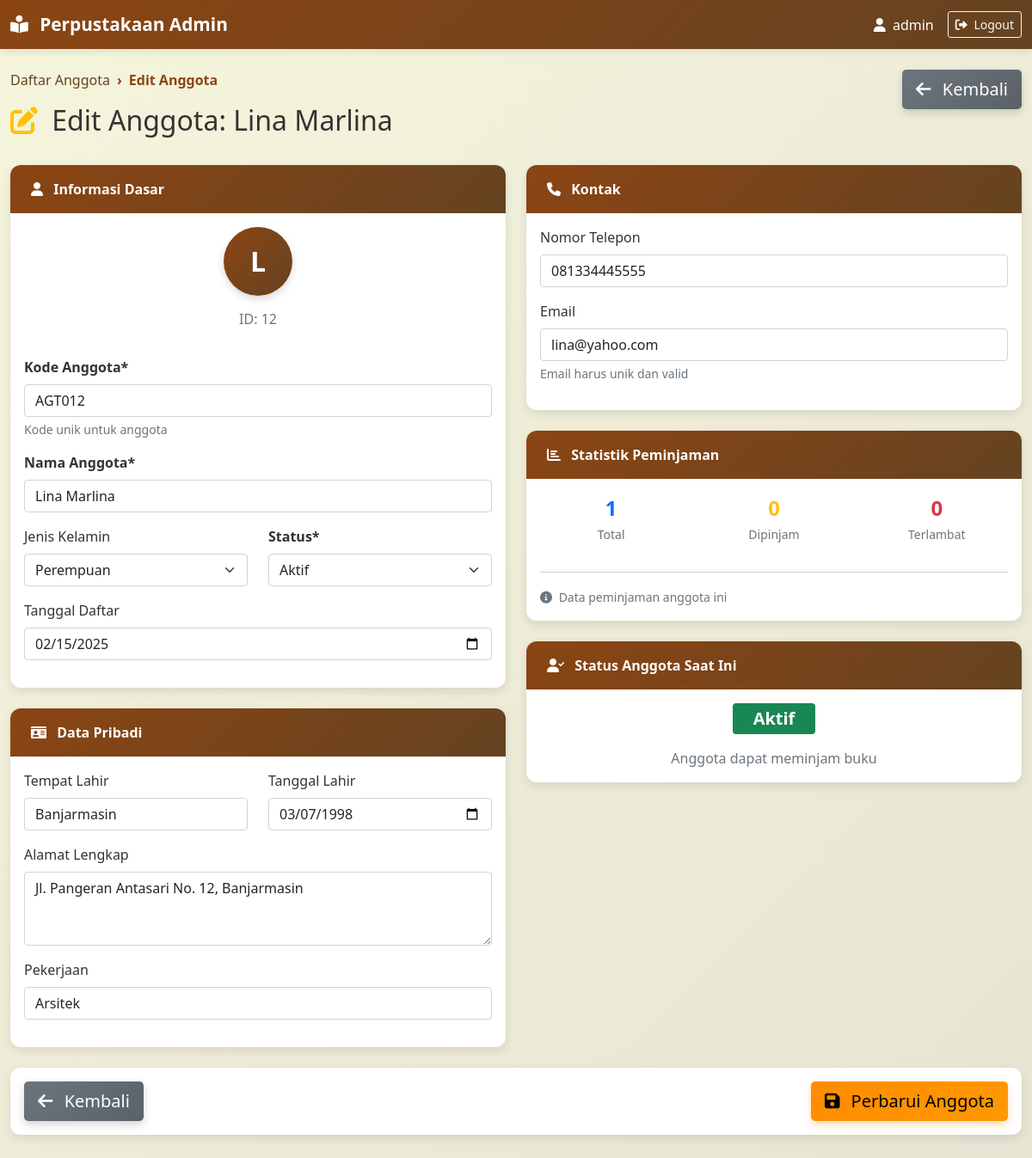
The page /anggota/edit.php?id=12 (signed in) on the database its author committed.
### tables this page shows
CREATE TABLE `anggota` (
  `id` int(11) NOT NULL AUTO_INCREMENT,
  `kode_anggota` varchar(20) NOT NULL,
  `nama_anggota` varchar(100) NOT NULL,
  `jenis_kelamin` enum('L','P') DEFAULT NULL,
  `tempat_lahir` varchar(50) DEFAULT NULL,
  `tanggal_lahir` date DEFAULT NULL,
  `alamat` text DEFAULT NULL,
  `telepon` varchar(15) DEFAULT NULL,
  `email` varchar(100) DEFAULT NULL,
  `pekerjaan` varchar(50) DEFAULT NULL,
  `status` enum('aktif','nonaktif','diblokir') DEFAULT 'aktif',
  `tanggal_daftar` date DEFAULT NULL,
  `created_at` timestamp NOT NULL DEFAULT current_timestamp(),
  PRIMARY KEY (`id`),
  UNIQUE KEY `kode_anggota` (`kode_anggota`),
  UNIQUE KEY `email` (`email`)
);

### anggota/edit.php (the view, shortened to what this page needs)
<?php
require_once '../config/database.php';
$id = (int) ($_GET['id'] ?? 0);
$stmt = mysqli_prepare($connection, "SELECT * FROM `anggota` WHERE id = ?");
mysqli_stmt_bind_param($stmt, "i", $id);
mysqli_stmt_execute($stmt);
$result = mysqli_stmt_get_result($stmt);
$anggota = mysqli_fetch_assoc($result);
$error = $success = '';
?>
<!DOCTYPE html>
<html lang="id">
<head>
    <link href="https://cdn.jsdelivr.net/npm/bootstrap@5.1.3/dist/css/bootstrap.min.css" rel="stylesheet">
    <link rel="stylesheet" href="https://cdnjs.cloudflare.com/ajax/libs/font-awesome/6.0.0/css/all.min.css">
</head>
<body>
    <nav class="navbar navbar-expand-lg navbar-dark">
        <div class="container-fluid">
            <a class="navbar-brand" href="../admin/index.php">
                <i class="fas fa-book-reader me-2"></i>
                Perpustakaan Admin
            </a>
            <div class="d-flex align-items-center">
                <span class="text-white me-3">
                    <i class="fas fa-user me-1"></i>
                    <?= $_SESSION['username'] ?? 'Admin' ?>
                </span>
                <a href="../logout.php" class="btn btn-outline-light btn-sm">
                    <i class="fas fa-sign-out-alt me-1"></i> Logout
                </a>
            </div>
        </div>
    </nav>
    <div class="container-fluid py-4">
        <div class="row mb-4">
            <div class="col-md-8">
                <nav aria-label="breadcrumb">
                    <ol class="breadcrumb">
                        <li class="breadcrumb-item"><a href="index.php">Daftar Anggota</a></li>
                        <li class="breadcrumb-item active">Edit Anggota</li>
                    </ol>
                </nav>
                <h2>
                    <i class="fas fa-edit me-2 text-warning"></i>
                    Edit Anggota: <?= htmlspecialchars($anggota['nama_anggota']) ?>
                </h2>
            </div>
            <div class="col-md-4 text-end">
                <a href="index.php" class="btn btn-secondary btn-lg">
                    <i class="fas fa-arrow-left me-2"></i> Kembali
                </a>
            </div>
        </div>
        <?php if ($success): ?>
        <div class="alert alert-success alert-dismissible fade show" role="alert">
            <i class="fas fa-check-circle me-2"></i><?= htmlspecialchars($success) ?>
            <button type="button" class="btn-close" data-bs-dismiss="alert"></button>
        </div>
        <?php else: ?>
        <form method="POST" class="needs-validation" novalidate>
            <div class="row">
                <div class="col-md-6">
                    <div class="card mb-4">
                        <div class="card-header">
                            <i class="fas fa-user me-2"></i> Informasi Dasar
                        </div>
                        <div class="card-body text-center">
                            <div class="avatar-large">
                                <?= strtoupper(substr($anggota['nama_anggota'], 0, 1)) ?>
                            </div>
                            <p class="text-muted mb-0">ID: <?= $anggota['id'] ?></p>
                        </div>
                        <div class="card-body">
                            <div class="mb-3">
                                <label for="kode_anggota" class="form-label fw-bold">Kode Anggota*</label>
                                <input type="text" name="kode_anggota" id="kode_anggota" class="form-control"
                                       value="<?= htmlspecialchars($anggota['kode_anggota']) ?>" required>
                                <div class="form-text">Kode unik untuk anggota</div>
                            </div>
                            <div class="mb-3">
                                <label for="nama_anggota" class="form-label fw-bold">Nama Anggota*</label>
                                <input type="text" name="nama_anggota" id="nama_anggota" class="form-control"
                                       value="<?= htmlspecialchars($anggota['nama_anggota']) ?>" required>
                            </div>
                            <div class="row">
                                <div class="col-md-6 mb-3">
                                    <label for="jenis_kelamin" class="form-label">Jenis Kelamin</label>
                                    <select name="jenis_kelamin" id="jenis_kelamin" class="form-select">
                                        <option value="P" <?= $anggota['jenis_kelamin'] == 'P' ? 'selected' : '' ?>>Perempuan</option>
                                    </select>
                                </div>
                                <div class="col-md-6 mb-3">
                                    <label for="status" class="form-label fw-bold">Status*</label>
                                    <select name="status" id="status" class="form-select" required>
                                        <option value="aktif" <?= $anggota['status'] == 'aktif' ? 'selected' : '' ?>>Aktif</option>
                                    </select>
                                </div>
                            </div>
                            <div class="mb-3">
                                <label for="tanggal_daftar" class="form-label">Tanggal Daftar</label>
                                <input type="date" name="tanggal_daftar" id="tanggal_daftar" class="form-control"
                                       value="<?= htmlspecialchars($anggota['tanggal_daftar']) ?>">
                            </div>
                        </div>
                    </div>
                    <div class="card mb-4">
                        <div class="card-header">
                            <i class="fas fa-id-card me-2"></i> Data Pribadi
                        </div>
                        <div class="card-body">
                            <div class="row">
                                <div class="col-md-6 mb-3">
                                    <label for="tempat_lahir" class="form-label">Tempat Lahir</label>
                                    <input type="text" name="tempat_lahir" id="tempat_lahir" class="form-control"
                                           value="<?= htmlspecialchars($anggota['tempat_lahir']) ?>">
                                </div>
                                <div class="col-md-6 mb-3">
                                    <label for="tanggal_lahir" class="form-label">Tanggal Lahir</label>
                                    <input type="date" name="tanggal_lahir" id="tanggal_lahir" class="form-control"
                                           value="<?= htmlspecialchars($anggota['tanggal_lahir']) ?>">
                                </div>
                            </div>
                            <div class="mb-3">
                                <label for="alamat" class="form-label">Alamat Lengkap</label>
                                <textarea name="alamat" id="alamat" class="form-control" rows="3"><?= htmlspecialchars($anggota['alamat']) ?></textarea>
                            </div>
                            <div class="mb-3">
                                <label for="pekerjaan" class="form-label">Pekerjaan</label>
                                <input type="text" name="pekerjaan" id="pekerjaan" class="form-control"
                                       value="<?= htmlspecialchars($anggota['pekerjaan']) ?>">
                            </div>
                        </div>
                    </div>
                </div>
                <div class="col-md-6">
                    <div class="card mb-4">
                        <div class="card-header">
                            <i class="fas fa-phone me-2"></i> Kontak
                        </div>
                        <div class="card-body">
                            <div class="mb-3">
                                <label for="telepon" class="form-label">Nomor Telepon</label>
                                <input type="text" name="telepon" id="telepon" class="form-control"
                                       value="<?= htmlspecialchars($anggota['telepon']) ?>"
                                       placeholder="081234567890">
                            </div>
                            <div class="mb-3">
                                <label for="email" class="form-label">Email</label>
                                <input type="email" name="email" id="email" class="form-control"
                                       value="<?= htmlspecialchars($anggota['email']) ?>"
                                       placeholder="email@example.com">
                                <div class="form-text">Email harus unik dan valid</div>
                            </div>
                        </div>
                    </div>
                    <div class="card mb-4">
                        <div class="card-header">
                            <i class="fas fa-chart-bar me-2"></i> Statistik Peminjaman
                        </div>
                        <div class="card-body">
                            <?php
                            $query_stats = "SELECT
                                COUNT(*) as total_pinjam,
                                SUM(CASE WHEN p.status = 'dipinjam' THEN 1 ELSE 0 END) as sedang_pinjam,
                                SUM(CASE WHEN p.status = 'terlambat' THEN 1 ELSE 0 END) as terlambat
                                FROM peminjaman p
                                WHERE p.nama_anggota = ?";
                            $stmt_stats = mysqli_prepare($connection, $query_stats);
                            mysqli_stmt_bind_param($stmt_stats, "s", $anggota['nama_anggota']);
                            mysqli_stmt_execute($stmt_stats);
                            $stats = mysqli_stmt_get_result($stmt_stats)->fetch_assoc();
                            ?>
                            <div class="row text-center">
                                <div class="col-4 mb-3">
                                    <div class="fw-bold text-primary fs-4"><?= $stats['total_pinjam'] ?? 0 ?></div>
                                    <small class="text-muted">Total</small>
                                </div>
                                <div class="col-4 mb-3">
                                    <div class="fw-bold text-warning fs-4"><?= $stats['sedang_pinjam'] ?? 0 ?></div>
                                    <small class="text-muted">Dipinjam</small>
                                </div>
                                <div class="col-4">
                                    <div class="fw-bold text-danger fs-4"><?= $stats['terlambat'] ?? 0 ?></div>
                                    <small class="text-muted">Terlambat</small>
                                </div>
                            </div>
                            <hr>
                            <small class="text-muted">
                                <i class="fas fa-info-circle me-1"></i>
                                Data peminjaman anggota ini
                            </small>
                        </div>
                    </div>
                    <div class="card">
                        <div class="card-header">
                            <i class="fas fa-user-check me-2"></i> Status Anggota Saat Ini
                        </div>
                        <div class="card-body text-center">
                            <div class="mb-3">
                                <span class="badge bg-<?= $anggota['status'] == 'aktif' ? 'success' : ($anggota['status'] == 'nonaktif' ? 'warning' : 'danger') ?> px-4 py-2 fs-5">
                                    <?= ucfirst($anggota['status']) ?>
                                </span>
                            </div>
                            <p class="text-muted mb-0">
                                <?php if ($anggota['status'] == 'aktif'): ?>
                                Anggota dapat meminjam buku
                                <?php elseif ($anggota['status'] == 'nonaktif'): ?>
                                Anggota tidak aktif sementara
                                <?php else: ?>
                                Anggota diblokir dari sistem
                                <?php endif; ?>
                            </p>
                        </div>
                    </div>
                </div>
            </div>
            <div class="card">
                <div class="card-body">
                    <div class="d-flex justify-content-between">
                        <a href="index.php" class="btn btn-lg btn-secondary">
                            <i class="fas fa-arrow-left me-2"></i> Kembali
                        </a>
                        <button type="submit" class="btn btn-lg btn-warning">
                            <i class="fas fa-save me-2"></i> Perbarui Anggota
                        </button>
                    </div>
                </div>
            </div>
        </form>
        <?php endif; ?>
    </div>
</body>
</html>

### anggota/edit.php (style rules this page uses)
:root { --primary: #8B4513; --primary-dark: #654321; --primary-light: #A0522D; --success: #2E7D32; --warning: #FF8C00; --danger: #C62828; --border-radius: 12px; --shadow: 0 4px 12px rgba(0, 0, 0, 0.1); }
body { background: linear-gradient(135deg, #f5f5dc 0%, #e8e4d4 100%); font-family: 'Segoe UI', Tahoma, Geneva, Verdana, sans-serif; color: #333; }
.navbar { background: linear-gradient(135deg, var(--primary) 0%, var(--primary-dark) 100%); box-shadow: 0 2px 10px rgba(0, 0, 0, 0.1); }
.navbar-brand { color: white !important; font-weight: 700; font-size: 1.3rem; }
.card { border-radius: var(--border-radius); box-shadow: var(--shadow); border: none; margin-bottom: 20px; transition: all 0.3s ease; }
.card-header { background: linear-gradient(135deg, var(--primary), var(--primary-dark)); color: white; border-radius: var(--border-radius) var(--border-radius) 0 0 !important; padding: 1rem 1.5rem; font-weight: 600; border: none; }
.btn-warning { background: linear-gradient(135deg, var(--warning), #FF9800); border: none; box-shadow: 0 4px 10px rgba(255, 140, 0, 0.3); }
.btn-secondary { background: linear-gradient(135deg, #6c757d, #5a6268); border: none; box-shadow: 0 4px 10px rgba(108, 117, 125, 0.3); }
.breadcrumb { background-color: transparent; padding: 0; margin-bottom: 1rem; }
.breadcrumb-item + .breadcrumb-item::before { content: "›"; color: var(--primary); }
.breadcrumb-item a { color: var(--primary-dark); text-decoration: none; }
.breadcrumb-item.active { color: var(--primary); font-weight: 600; }
.avatar-large { width: 80px; height: 80px; border-radius: 50%; background: linear-gradient(135deg, var(--primary), var(--primary-dark)); color: white; display: flex; align-items: center; justify-content: center; font-weight: bold; font-size: 2rem; margin: 0 auto 15px; box-shadow: 0 4px 10px rgba(0, 0, 0, 0.15); }

### rows shown on the page
anggota: nama_anggota "Lina Marlina", nama_anggota "L", id "12", kode_anggota "AGT012", jenis_kelamin "Perempuan", status "Aktif", tanggal_daftar "02/15/2025", tempat_lahir "Banjarmasin", tanggal_lahir "03/07/1998", alamat "Jl. Pangeran Antasari No. 12, Banjarmasin", pekerjaan "Arsitek", telepon "081334445555", email "lina@yahoo.com"

### other values the page prints
$_SESSION['username'] "admin"
$stats['total_pinjam'] "1"
$stats['sedang_pinjam'] "0"
$stats['terlambat'] "0"
